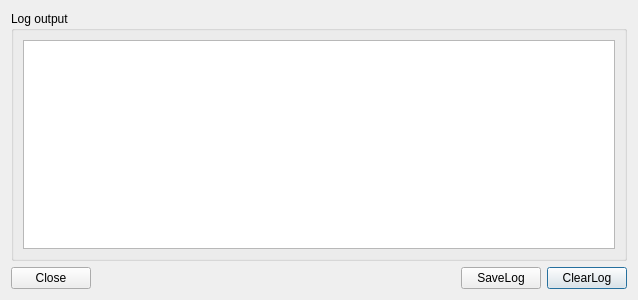
<?xml version="1.0" encoding="UTF-8"?>
<ui version="4.0">
 <class>SAKOutputLogDialog</class>
 <widget class="QDialog" name="SAKOutputLogDialog">
  <property name="geometry">
   <rect>
    <x>0</x>
    <y>0</y>
    <width>638</width>
    <height>300</height>
   </rect>
  </property>
  <property name="windowTitle">
   <string>Log Output</string>
  </property>
  <layout class="QGridLayout" name="gridLayout">
   <item row="1" column="3">
    <widget class="QPushButton" name="clearLogPushButton">
     <property name="text">
      <string>ClearLog</string>
     </property>
    </widget>
   </item>
   <item row="1" column="2">
    <widget class="QPushButton" name="saveLogPushButton">
     <property name="text">
      <string>SaveLog</string>
     </property>
    </widget>
   </item>
   <item row="1" column="1">
    <spacer name="horizontalSpacer">
     <property name="orientation">
      <enum>Qt::Horizontal</enum>
     </property>
     <property name="sizeHint" stdset="0">
      <size>
       <width>40</width>
       <height>20</height>
      </size>
     </property>
    </spacer>
   </item>
   <item row="1" column="0">
    <widget class="QPushButton" name="closePushButton">
     <property name="text">
      <string>Close</string>
     </property>
    </widget>
   </item>
   <item row="0" column="0" colspan="4">
    <widget class="QGroupBox" name="groupBox">
     <property name="title">
      <string>Log output</string>
     </property>
     <layout class="QGridLayout" name="gridLayout_2">
      <item row="0" column="0">
       <widget class="QTextBrowser" name="textBrowser"/>
      </item>
     </layout>
    </widget>
   </item>
  </layout>
 </widget>
 <resources/>
 <connections/>
</ui>
